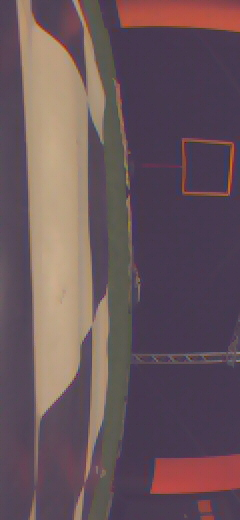
#> input picture optical_flow_test_python/frontcam_flight/11749459.jpg, 240 x 520 px, found by its file name; its folder holds only this picture in this run
$ python optical_flow_localization_test.py
#> lines starting #> are read from the running program, lines starting #| are printed output that depends on the picture
#!/usr/bin/env python3
# -*- coding: utf-8 -*-
"""
Created on Mon Mar  3 12:42:22 2025

@author: ntermote
"""

import cv2
import os
import numpy as np
from matplotlib import pyplot as plt

# Optical flow function definition


# Set the folder path where your images are stored
folder_path = '/home/ntermote/Documents/TUD_Robotics/AE4317_Autonomous_flight_MAVs/frontcam_flight'  # Replace this with the actual path

# Get all image files in the folder and sort them (if they are numbered sequentially)
image_files = sorted([f for f in os.listdir(folder_path) if f.endswith('.jpg') or f.endswith('.png')])

# Create a VideoWriter object if you want to save the output video (optional)
# Define the video codec and create a VideoWriter object
fourcc = cv2.VideoWriter_fourcc(*'XVID')  # Using XVID codec
output_video = cv2.VideoWriter('output_video.avi', fourcc, 30.0, (640, 480))  # 30 fps, 640x480 resolution

# Calibration matrix camera
mtx = np.array([[323.58405676, 0,262.96788762],
                [0, 323.93936434, 214.11123418],
                [0, 0, 1]])

# Other calibration array (forgot the name)
dist = np.array([[-3.38129283e-01,  1.34930511e-01, -1.58307236e-04,  3.84031314e-04, -2.78102296e-02]])

# Variables for optical flow
prev_gray = None
prev_points = None

# Loop through each image in the folder
for image_file in image_files:
    # Load the image
    image = cv2.imread(os.path.join(folder_path, image_file))
#> image is the input picture: shape (520, 240, 3); mean B, G, R 90.7, 84.8, 105

    # Optionally, resize the image (if needed) to match the video size
    #image = cv2.resize(image, (640, 480))  # Resize to 640x480 (adjust as needed)

    image = cv2.rotate(image, cv2.ROTATE_90_COUNTERCLOCKWISE)
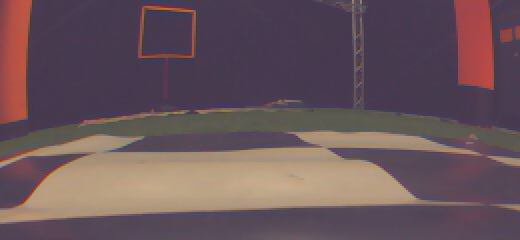
#> image: shape (240, 520, 3); mean B, G, R 90.7, 84.8, 105

    image = cv2.undistort(image, mtx, dist)
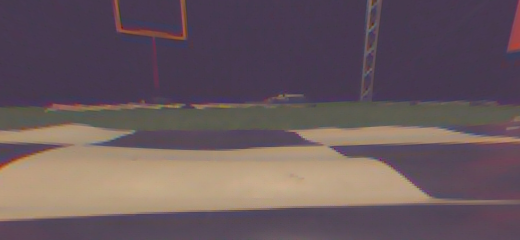
#> image: shape (240, 520, 3); mean B, G, R 93, 88, 104.2

    gray = cv2.cvtColor(image, cv2.COLOR_BGR2GRAY)
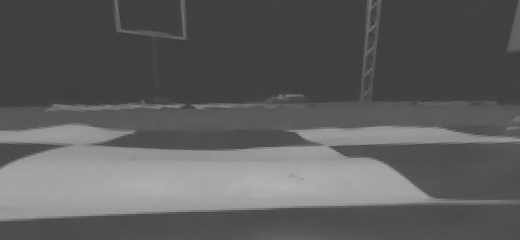
#> gray: shape (240, 520); min 51, max 179, mean 93.4

    if prev_gray is None:
        print("check1")
        # Initialize tracking points in the first frame using Shi-Tomasi corner detector
        prev_points = cv2.goodFeaturesToTrack(gray, mask=None, **dict(maxCorners=100, qualityLevel=0.1, minDistance=3, blockSize=7))
#> prev_points = 61 rows, first 8: [183, 36], [180, 35], [332, 148], [281, 96], [296, 132], [285, 96], [119, 29], [369, 28]
        print("check2")
        print(prev_points)
#> (printed output is left out)
        print(prev_gray)
        prev_gray = gray

    # Calculate optical flow (sparse) between the previous and current frame
    if prev_points is not None:
        next_points, status, error = cv2.calcOpticalFlowPyrLK(prev_gray, gray, prev_points, None)
#> next_points has the same summary as prev_points; status = 61 values from 1 to 1; error = 61 values from 0 to 0
        print("check3")
        if next_points is None or len(next_points) == 0:
            print("No valid points found for optical flow.")
            # Reinitialize the tracking points by finding new features in the current frame
            prev_points = cv2.goodFeaturesToTrack(gray, mask=None, **dict(maxCorners=100, qualityLevel=0.1, minDistance=3, blockSize=7))
            # Recalculate optical flow with the newly initialized points
            next_points, status, error = cv2.calcOpticalFlowPyrLK(prev_gray, gray, prev_points, None)

        # Select good points
        good_new = next_points[status == 1]
#> good_new = 61 pairs, first value 2 to 516, second value 2 to 199
        good_old = prev_points[status == 1]
#> good_old has the same summary as good_new

        # Draw the flow vectors (arrows)
        for i, (new, old) in enumerate(zip(good_new, good_old)):
            a, b = new.ravel()
            c, d = old.ravel()
            # Draw an arrow: (start_point, end_point)
            image = cv2.arrowedLine(image, (int(c), int(d)), (int(a), int(b)), (0, 255, 0), 2)
#> this loop made 61 passes
#> (a, b, c, d) on passes 1 to 12: (183, 36, 183, 36), (180, 35, 180, 35), (332, 148, 332, 148), (281, 96, 281, 96), (296, 132, 296, 132), (285, 96, 285, 96), (119, 29, 119, 29), (369, 28, 369, 28), (193, 106, 193, 106), (123, 27, 123, 27), (142, 101, 142, 101), (133, 132, 133, 132)
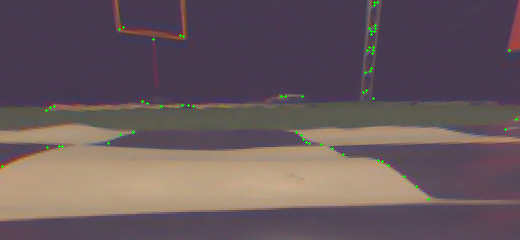
#> image: shape (240, 520, 3); mean B, G, R 92.8, 88.4, 103.9

    else:
        print("No good features found, skipping frame.")
        # You can either skip the frame or use the previous points to draw an arrow.
        # If you want to continue without optical flow, just display the image
        pass


    print("check4")
    # Display the image in a window (this is like displaying the frames in a video)
    cv2.imshow('Video', image)

    # Write the frame to the video file (optional)
    output_video.write(image)

    # Wait for 30ms (adjust the delay for fps control)
    key = cv2.waitKey(100)  # 30ms delay for 30fps
#> (key q is pressed here)

    # If the 'q' key is pressed, exit the loop
    if key == ord('q'):
        break

    # Update the previous frame and points for the next iteration
    prev_gray = gray
    prev_points = good_new.reshape(-1, 1, 2)

# Release the video writer and close all OpenCV windows
output_video.release()
cv2.destroyAllWindows()
